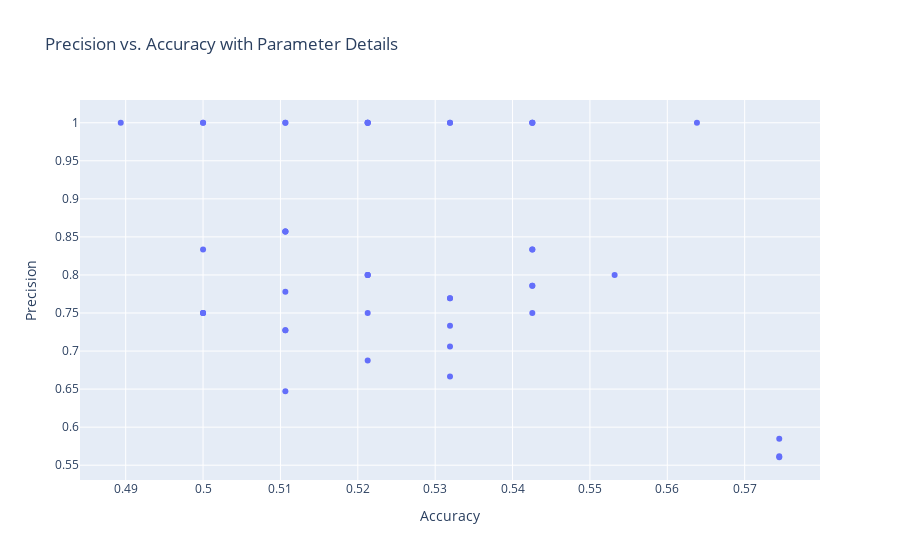

Here is the notebook cell this chart was saved with:
### Code cell
cv_results = results

data = {
    'Mean Test Accuracy': [result['accuracy_youden'] for result in cv_results],
    'Mean Test Precision': [result['precision_youden'] for result in cv_results],
    'Parameters': [str(params) for params in list(ParameterGrid(param_grid))]
}

import plotly.express as px

fig = px.scatter(
    data,
    x='Mean Test Accuracy',
    y='Mean Test Precision',
    hover_data=['Parameters'],
    title='Precision vs. Accuracy with Parameter Details',
    labels={'Mean Test Accuracy': 'Accuracy', 'Mean Test Precision': 'Precision'}
)

fig.show()

### Figure 1 — Plotly figure (JSON) as saved in the notebook; plotly's stock layout.template omitted (floating-point values rounded to 4 significant figures)
{"data": [{"customdata": [["{'enable_categorical': True, 'learning_rate': 0.01, 'max_depth': 2, 'n_estimators': 100, 'random_state': 42}"], ["{'enable_categorical': True, 'learning_rate': 0.01, 'max_depth': 2, 'n_estimators': 200, 'random_state': 42}"], ["{'enable_categorical': True, 'learning_rate': 0.01, 'max_depth': 2, 'n_estimators': 300, 'random_state': 42}"], ["{'enable_categorical': True, 'learning_rate': 0.01, 'max_depth': 4, 'n_estimators': 100, 'random_state': 42}"], ["{'enable_categorical': True, 'learning_rate': 0.01, 'max_depth': 4, 'n_estimators': 200, 'random_state': 42}"], ["{'enable_categorical': True, 'learning_rate': 0.01, 'max_depth': 4, 'n_estimators': 300, 'random_state': 42}"], ["{'enable_categorical': True, 'learning_rate': 0.01, 'max_depth': 6, 'n_estimators': 100, 'random_state': 42}"], ["{'enable_categorical': True, 'learning_rate': 0.01, 'max_depth': 6, 'n_estimators': 200, 'random_state': 42}"], ["{'enable_categorical': True, 'learning_rate': 0.01, 'max_depth': 6, 'n_estimators': 300, 'random_state': 42}"], ["{'enable_categorical': True, 'learning_rate': 0.01, 'max_depth': 8, 'n_estimators': 100, 'random_state': 42}"], ["{'enable_categorical': True, 'learning_rate': 0.01, 'max_depth': 8, 'n_estimators': 200, 'random_state': 42}"], ["{'enable_categorical': True, 'learning_rate': 0.01, 'max_depth': 8, 'n_estimators': 300, 'random_state': 42}"], ["{'enable_categorical': True, 'learning_rate': 0.01, 'max_depth': 10, 'n_estimators': 100, 'random_state': 42}"], ["{'enable_categorical': True, 'learning_rate': 0.01, 'max_depth': 10, 'n_estimators': 200, 'random_state': 42}"], ["{'enable_categorical': True, 'learning_rate': 0.01, 'max_depth': 10, 'n_estimators': 300, 'random_state': 42}"], ["{'enable_categorical': True, 'learning_rate': 0.05, 'max_depth': 2, 'n_estimators': 100, 'random_state': 42}"], ["{'enable_categorical': True, 'learning_rate': 0.05, 'max_depth': 2, 'n_estimators': 200, 'random_state': 42}"], ["{'enable_categorical': True, 'learning_rate': 0.05, 'max_depth': 2, 'n_estimators': 300, 'random_state': 42}"], ["{'enable_categorical': True, 'learning_rate': 0.05, 'max_depth': 4, 'n_estimators': 100, 'random_state': 42}"], ["{'enable_categorical': True, 'learning_rate': 0.05, 'max_depth': 4, 'n_estimators': 200, 'random_state': 42}"], ["{'enable_categorical': True, 'learning_rate': 0.05, 'max_depth': 4, 'n_estimators': 300, 'random_state': 42}"], ["{'enable_categorical': True, 'learning_rate': 0.05, 'max_depth': 6, 'n_estimators': 100, 'random_state': 42}"], ["{'enable_categorical': True, 'learning_rate': 0.05, 'max_depth': 6, 'n_estimators': 200, 'random_state': 42}"], ["{'enable_categorical': True, 'learning_rate': 0.05, 'max_depth': 6, 'n_estimators': 300, 'random_state': 42}"], ["{'enable_categorical': True, 'learning_rate': 0.05, 'max_depth': 8, 'n_estimators': 100, 'random_state': 42}"], ["{'enable_categorical': True, 'learning_rate': 0.05, 'max_depth': 8, 'n_estimators': 200, 'random_state': 42}"], ["{'enable_categorical': True, 'learning_rate': 0.05, 'max_depth': 8, 'n_estimators': 300, 'random_state': 42}"], ["{'enable_categorical': True, 'learning_rate': 0.05, 'max_depth': 10, 'n_estimators': 100, 'random_state': 42}"], ["{'enable_categorical': True, 'learning_rate': 0.05, 'max_depth': 10, 'n_estimators': 200, 'random_state': 42}"], ["{'enable_categorical': True, 'learning_rate': 0.05, 'max_depth': 10, 'n_estimators': 300, 'random_state': 42}"], ["{'enable_categorical': True, 'learning_rate': 0.1, 'max_depth': 2, 'n_estimators': 100, 'random_state': 42}"], ["{'enable_categorical': True, 'learning_rate': 0.1, 'max_depth': 2, 'n_estimators': 200, 'random_state': 42}"], ["{'enable_categorical': True, 'learning_rate': 0.1, 'max_depth': 2, 'n_estimators': 300, 'random_state': 42}"], ["{'enable_categorical': True, 'learning_rate': 0.1, 'max_depth': 4, 'n_estimators': 100, 'random_state': 42}"], ["{'enable_categorical': True, 'learning_rate': 0.1, 'max_depth': 4, 'n_estimators': 200, 'random_state': 42}"], ["{'enable_categorical': True, 'learning_rate': 0.1, 'max_depth': 4, 'n_estimators': 300, 'random_state': 42}"], ["{'enable_categorical': True, 'learning_rate': 0.1, 'max_depth': 6, 'n_estimators': 100, 'random_state': 42}"], ["{'enable_categorical': True, 'learning_rate': 0.1, 'max_depth': 6, 'n_estimators': 200, 'random_state': 42}"], ["{'enable_categorical': True, 'learning_rate': 0.1, 'max_depth': 6, 'n_estimators': 300, 'random_state': 42}"], ["{'enable_categorical': True, 'learning_rate': 0.1, 'max_depth': 8, 'n_estimators': 100, 'random_state': 42}"], ["{'enable_categorical': True, 'learning_rate': 0.1, 'max_depth': 8, 'n_estimators': 200, 'random_state': 42}"], ["{'enable_categorical': True, 'learning_rate': 0.1, 'max_depth': 8, 'n_estimators': 300, 'random_state': 42}"], ["{'enable_categorical': True, 'learning_rate': 0.1, 'max_depth': 10, 'n_estimators': 100, 'random_state': 42}"], ["{'enable_categorical': True, 'learning_rate': 0.1, 'max_depth': 10, 'n_estimators': 200, 'random_state': 42}"], ["{'enable_categorical': True, 'learning_rate': 0.1, 'max_depth': 10, 'n_estimators': 300, 'random_state': 42}"]], "hovertemplate": "Accuracy=%{x}<br>Precision=%{y}<br>Parameters=%{customdata[0]}<extra></extra>", "legendgroup": "", "marker": {"color": "#636efa", "symbol": "circle"}, "mode": "markers", "name": "", "orientation": "v", "showlegend": false, "type": "scatter", "x": [0.5745, 0.5319, 0.5426, 0.5319, 0.5213, 0.5426, 0.5426, 0.5532, 0.5426, 0.5, 0.5213, 0.5319, 0.5106, 0.5106, 0.5213, 0.5426, 0.5319, 0.5213, 0.5319, 0.5106, 0.5745, 0.5106, 0.5106, 0.5213, 0.5106, 0.5213, 0.5106, 0.5213, 0.5213, 0.5213, 0.5319, 0.5638, 0.5426, 0.5, 0.5, 0.5, 0.5106, 0.5, 0.5106, 0.5319, 0.5426, 0.5426, 0.4894, 0.5745, 0.5], "xaxis": "x", "y": [0.5846, 0.7692, 0.8333, 0.7333, 1, 1, 0.75, 0.8, 0.7857, 1, 0.8, 0.7692, 0.8571, 1, 1, 1, 1, 1, 0.6667, 0.8571, 0.5618, 0.7273, 0.6471, 0.6875, 0.7778, 0.8, 0.7273, 1, 0.8, 0.75, 1, 1, 1, 0.8333, 0.75, 0.75, 1, 1, 0.8571, 0.7059, 0.8333, 0.7857, 1, 0.5604, 0.75], "yaxis": "y"}], "layout": {"legend": {"tracegroupgap": 0}, "title": {"text": "Precision vs. Accuracy with Parameter Details"}, "xaxis": {"anchor": "y", "domain": [0, 1], "title": {"text": "Accuracy"}}, "yaxis": {"anchor": "x", "domain": [0, 1], "title": {"text": "Precision"}}}}
